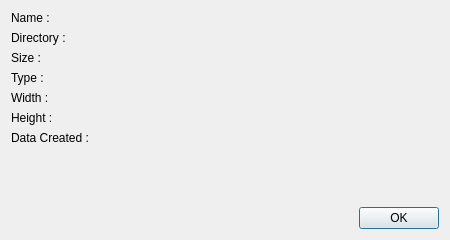
<?xml version="1.0" encoding="UTF-8"?>
<ui version="4.0">
 <class>PhotoInfo</class>
 <widget class="QDialog" name="PhotoInfo">
  <property name="geometry">
   <rect>
    <x>0</x>
    <y>0</y>
    <width>450</width>
    <height>240</height>
   </rect>
  </property>
  <property name="minimumSize">
   <size>
    <width>450</width>
    <height>240</height>
   </size>
  </property>
  <property name="maximumSize">
   <size>
    <width>450</width>
    <height>240</height>
   </size>
  </property>
  <property name="windowTitle">
   <string>Photo Info</string>
  </property>
  <property name="windowIcon">
   <iconset resource="apresource.qrc">
    <normaloff>:/Icons/Icons/Photo Info.png</normaloff>:/Icons/Icons/Photo Info.png</iconset>
  </property>
  <property name="windowOpacity">
   <double>0.900000000000000</double>
  </property>
  <layout class="QGridLayout" name="gridLayout">
   <item row="0" column="0">
    <layout class="QVBoxLayout" name="verticalLayout">
     <property name="spacing">
      <number>6</number>
     </property>
     <item>
      <layout class="QHBoxLayout" name="horizontalLayout_4">
       <property name="spacing">
        <number>0</number>
       </property>
       <item>
        <widget class="QLabel" name="NameLabel">
         <property name="sizePolicy">
          <sizepolicy hsizetype="Fixed" vsizetype="Fixed">
           <horstretch>0</horstretch>
           <verstretch>0</verstretch>
          </sizepolicy>
         </property>
         <property name="minimumSize">
          <size>
           <width>120</width>
           <height>0</height>
          </size>
         </property>
         <property name="text">
          <string>Name :</string>
         </property>
        </widget>
       </item>
       <item>
        <widget class="QLabel" name="IconLabel">
         <property name="sizePolicy">
          <sizepolicy hsizetype="Fixed" vsizetype="Fixed">
           <horstretch>0</horstretch>
           <verstretch>0</verstretch>
          </sizepolicy>
         </property>
         <property name="text">
          <string/>
         </property>
        </widget>
       </item>
       <item>
        <spacer name="horizontalSpacer_2">
         <property name="orientation">
          <enum>Qt::Horizontal</enum>
         </property>
         <property name="sizeType">
          <enum>QSizePolicy::Fixed</enum>
         </property>
         <property name="sizeHint" stdset="0">
          <size>
           <width>4</width>
           <height>0</height>
          </size>
         </property>
        </spacer>
       </item>
       <item>
        <widget class="QLabel" name="NamePI">
         <property name="sizePolicy">
          <sizepolicy hsizetype="Preferred" vsizetype="Fixed">
           <horstretch>0</horstretch>
           <verstretch>0</verstretch>
          </sizepolicy>
         </property>
         <property name="minimumSize">
          <size>
           <width>180</width>
           <height>0</height>
          </size>
         </property>
         <property name="textInteractionFlags">
          <set>Qt::LinksAccessibleByMouse|Qt::TextSelectableByMouse</set>
         </property>
        </widget>
       </item>
      </layout>
     </item>
     <item>
      <layout class="QHBoxLayout" name="horizontalLayout_3">
       <property name="spacing">
        <number>0</number>
       </property>
       <item>
        <widget class="QLabel" name="DirectoryLabel">
         <property name="sizePolicy">
          <sizepolicy hsizetype="Fixed" vsizetype="Fixed">
           <horstretch>0</horstretch>
           <verstretch>0</verstretch>
          </sizepolicy>
         </property>
         <property name="minimumSize">
          <size>
           <width>120</width>
           <height>0</height>
          </size>
         </property>
         <property name="text">
          <string>Directory :</string>
         </property>
        </widget>
       </item>
       <item>
        <widget class="QLabel" name="DirectoryPI">
         <property name="sizePolicy">
          <sizepolicy hsizetype="Preferred" vsizetype="Fixed">
           <horstretch>0</horstretch>
           <verstretch>0</verstretch>
          </sizepolicy>
         </property>
         <property name="minimumSize">
          <size>
           <width>180</width>
           <height>0</height>
          </size>
         </property>
         <property name="textInteractionFlags">
          <set>Qt::LinksAccessibleByMouse|Qt::TextSelectableByMouse</set>
         </property>
        </widget>
       </item>
      </layout>
     </item>
     <item>
      <layout class="QHBoxLayout" name="horizontalLayout_2">
       <property name="spacing">
        <number>0</number>
       </property>
       <item>
        <widget class="QLabel" name="SizeLabel">
         <property name="sizePolicy">
          <sizepolicy hsizetype="Fixed" vsizetype="Fixed">
           <horstretch>0</horstretch>
           <verstretch>0</verstretch>
          </sizepolicy>
         </property>
         <property name="minimumSize">
          <size>
           <width>120</width>
           <height>0</height>
          </size>
         </property>
         <property name="text">
          <string>Size :</string>
         </property>
        </widget>
       </item>
       <item>
        <widget class="QLabel" name="SizePI">
         <property name="sizePolicy">
          <sizepolicy hsizetype="Preferred" vsizetype="Fixed">
           <horstretch>0</horstretch>
           <verstretch>0</verstretch>
          </sizepolicy>
         </property>
         <property name="minimumSize">
          <size>
           <width>180</width>
           <height>0</height>
          </size>
         </property>
         <property name="textInteractionFlags">
          <set>Qt::LinksAccessibleByMouse|Qt::TextSelectableByMouse</set>
         </property>
        </widget>
       </item>
      </layout>
     </item>
     <item>
      <layout class="QHBoxLayout" name="horizontalLayout">
       <property name="spacing">
        <number>0</number>
       </property>
       <item>
        <widget class="QLabel" name="TypeLabel">
         <property name="sizePolicy">
          <sizepolicy hsizetype="Fixed" vsizetype="Fixed">
           <horstretch>0</horstretch>
           <verstretch>0</verstretch>
          </sizepolicy>
         </property>
         <property name="minimumSize">
          <size>
           <width>120</width>
           <height>0</height>
          </size>
         </property>
         <property name="text">
          <string>Type :</string>
         </property>
        </widget>
       </item>
       <item>
        <widget class="QLabel" name="TypePI">
         <property name="sizePolicy">
          <sizepolicy hsizetype="Preferred" vsizetype="Fixed">
           <horstretch>0</horstretch>
           <verstretch>0</verstretch>
          </sizepolicy>
         </property>
         <property name="minimumSize">
          <size>
           <width>180</width>
           <height>0</height>
          </size>
         </property>
         <property name="textInteractionFlags">
          <set>Qt::LinksAccessibleByMouse|Qt::TextSelectableByMouse</set>
         </property>
        </widget>
       </item>
      </layout>
     </item>
     <item>
      <layout class="QHBoxLayout" name="horizontalLayout_6">
       <property name="spacing">
        <number>0</number>
       </property>
       <item>
        <widget class="QLabel" name="WidthLabel">
         <property name="sizePolicy">
          <sizepolicy hsizetype="Fixed" vsizetype="Fixed">
           <horstretch>0</horstretch>
           <verstretch>0</verstretch>
          </sizepolicy>
         </property>
         <property name="minimumSize">
          <size>
           <width>120</width>
           <height>0</height>
          </size>
         </property>
         <property name="text">
          <string>Width :</string>
         </property>
        </widget>
       </item>
       <item>
        <widget class="QLabel" name="WidthPI">
         <property name="sizePolicy">
          <sizepolicy hsizetype="Preferred" vsizetype="Fixed">
           <horstretch>0</horstretch>
           <verstretch>0</verstretch>
          </sizepolicy>
         </property>
         <property name="minimumSize">
          <size>
           <width>180</width>
           <height>0</height>
          </size>
         </property>
         <property name="textInteractionFlags">
          <set>Qt::LinksAccessibleByMouse|Qt::TextSelectableByMouse</set>
         </property>
        </widget>
       </item>
      </layout>
     </item>
     <item>
      <layout class="QHBoxLayout" name="horizontalLayout_7">
       <property name="spacing">
        <number>0</number>
       </property>
       <item>
        <widget class="QLabel" name="HeightLabel">
         <property name="sizePolicy">
          <sizepolicy hsizetype="Fixed" vsizetype="Fixed">
           <horstretch>0</horstretch>
           <verstretch>0</verstretch>
          </sizepolicy>
         </property>
         <property name="minimumSize">
          <size>
           <width>120</width>
           <height>0</height>
          </size>
         </property>
         <property name="text">
          <string>Height :</string>
         </property>
        </widget>
       </item>
       <item>
        <widget class="QLabel" name="HeightPI">
         <property name="sizePolicy">
          <sizepolicy hsizetype="Preferred" vsizetype="Fixed">
           <horstretch>0</horstretch>
           <verstretch>0</verstretch>
          </sizepolicy>
         </property>
         <property name="minimumSize">
          <size>
           <width>180</width>
           <height>0</height>
          </size>
         </property>
         <property name="textInteractionFlags">
          <set>Qt::LinksAccessibleByMouse|Qt::TextSelectableByMouse</set>
         </property>
        </widget>
       </item>
      </layout>
     </item>
     <item>
      <layout class="QHBoxLayout" name="horizontalLayout_8">
       <property name="spacing">
        <number>0</number>
       </property>
       <item>
        <widget class="QLabel" name="DataCreatedLabel">
         <property name="sizePolicy">
          <sizepolicy hsizetype="Fixed" vsizetype="Fixed">
           <horstretch>0</horstretch>
           <verstretch>0</verstretch>
          </sizepolicy>
         </property>
         <property name="minimumSize">
          <size>
           <width>120</width>
           <height>0</height>
          </size>
         </property>
         <property name="text">
          <string>Data Created :</string>
         </property>
        </widget>
       </item>
       <item>
        <widget class="QLabel" name="DataCreatedPI">
         <property name="sizePolicy">
          <sizepolicy hsizetype="Preferred" vsizetype="Fixed">
           <horstretch>0</horstretch>
           <verstretch>0</verstretch>
          </sizepolicy>
         </property>
         <property name="minimumSize">
          <size>
           <width>180</width>
           <height>0</height>
          </size>
         </property>
         <property name="textInteractionFlags">
          <set>Qt::LinksAccessibleByMouse|Qt::TextSelectableByMouse</set>
         </property>
        </widget>
       </item>
      </layout>
     </item>
    </layout>
   </item>
   <item row="1" column="0">
    <spacer name="verticalSpacer">
     <property name="orientation">
      <enum>Qt::Vertical</enum>
     </property>
     <property name="sizeHint" stdset="0">
      <size>
       <width>20</width>
       <height>39</height>
      </size>
     </property>
    </spacer>
   </item>
   <item row="2" column="0">
    <layout class="QHBoxLayout" name="horizontalLayout_5">
     <item>
      <spacer name="horizontalSpacer">
       <property name="orientation">
        <enum>Qt::Horizontal</enum>
       </property>
       <property name="sizeHint" stdset="0">
        <size>
         <width>319</width>
         <height>17</height>
        </size>
       </property>
      </spacer>
     </item>
     <item>
      <widget class="QPushButton" name="OkButton">
       <property name="text">
        <string>OK</string>
       </property>
      </widget>
     </item>
    </layout>
   </item>
  </layout>
 </widget>
 <resources>
  <include location="apresource.qrc"/>
 </resources>
 <connections/>
</ui>
